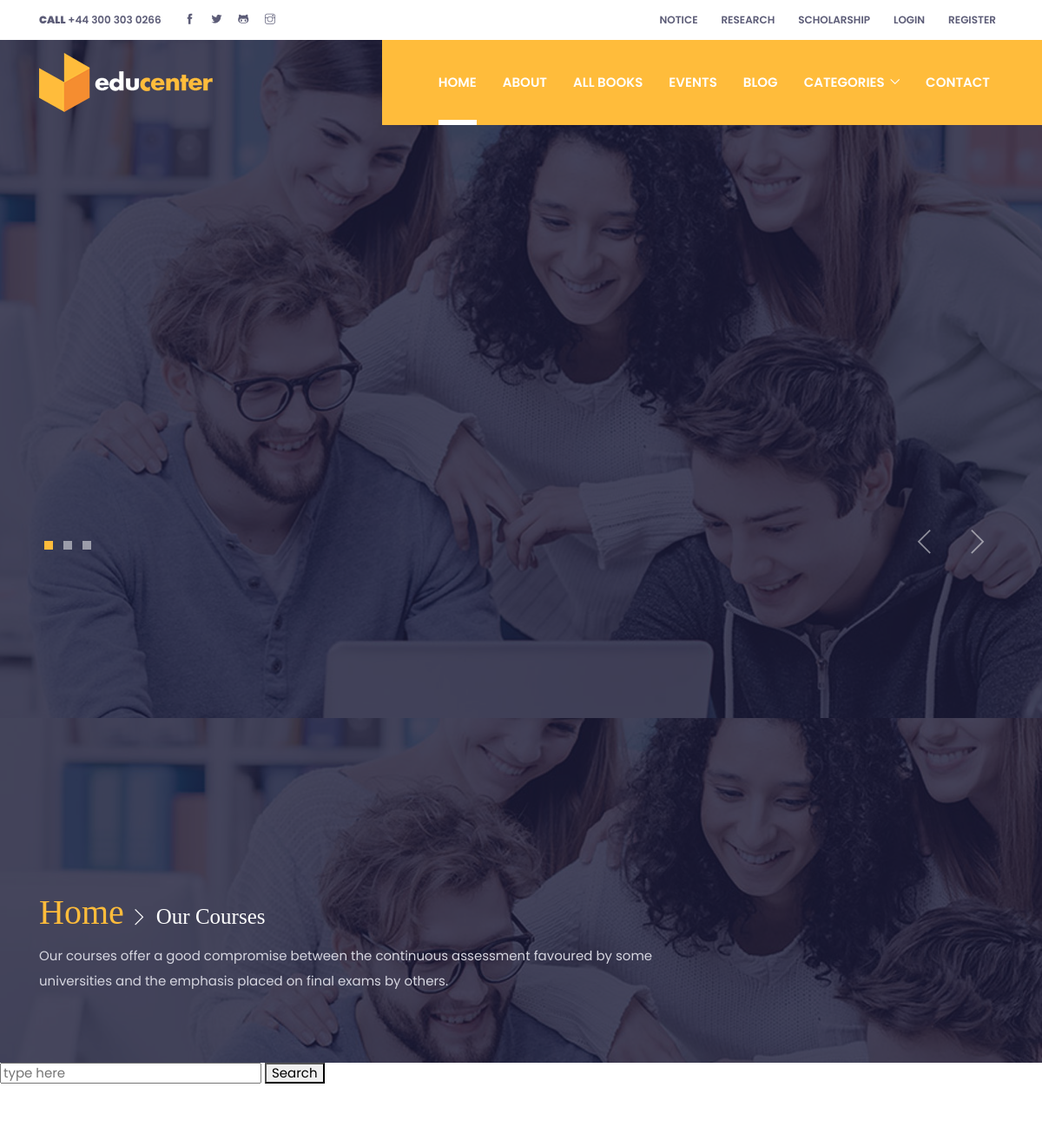
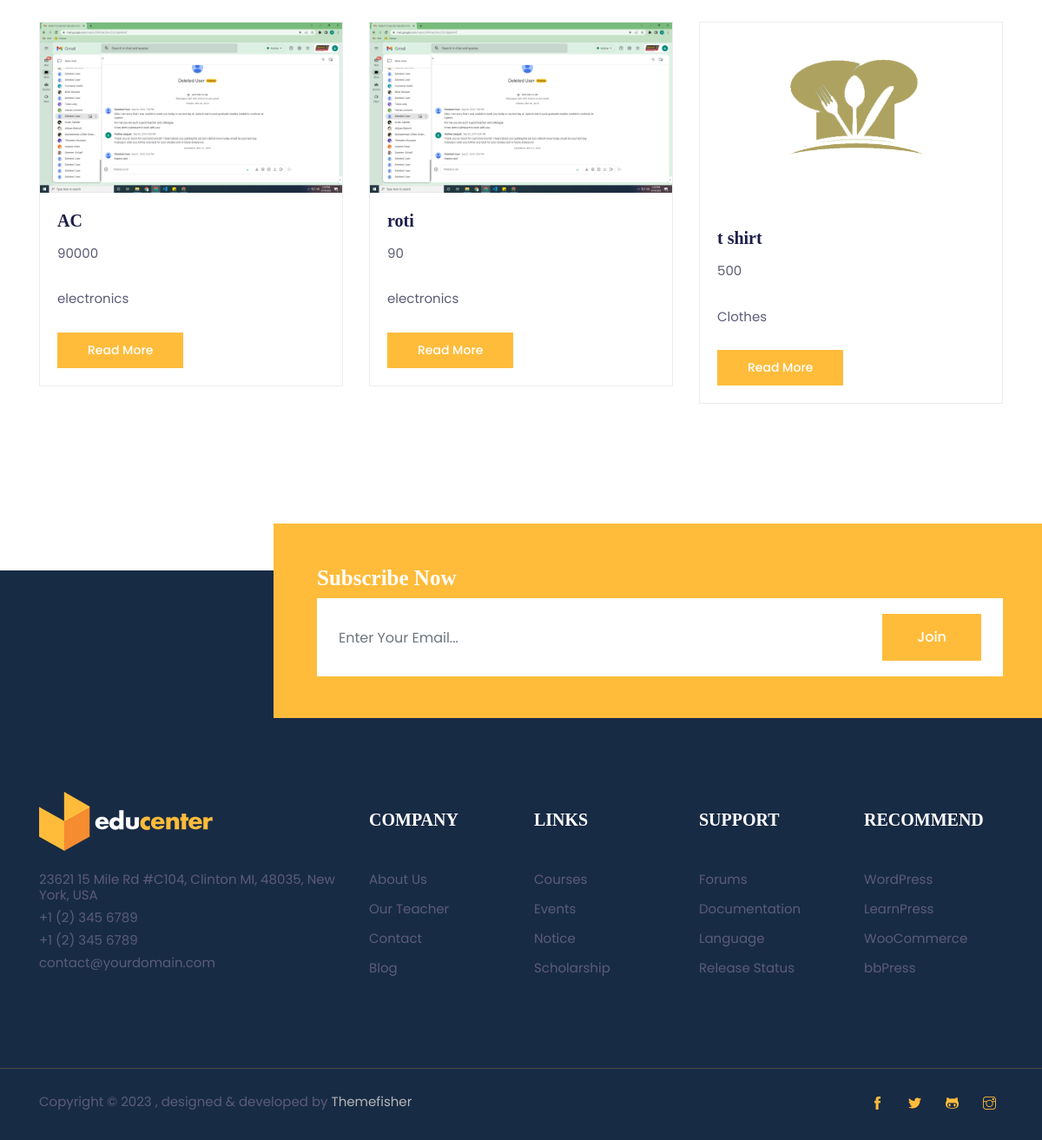
Screenshot of /User/search.php with the database file from the repository (2 pictures, top to bottom).
### tables this page shows
CREATE TABLE `products` (
  `pro_id` int(11) NOT NULL,
  `cat_id_FK` int(11) NOT NULL,
  `pro_name` varchar(20) NOT NULL,
  `pro_image` varchar(100) NOT NULL,
  `price` int(11) NOT NULL
);

CREATE TABLE `category` (
  `cat_id` int(11) NOT NULL,
  `cat_name` varchar(20) NOT NULL
);

### User/search.php (the view)
<?php include('header.php');
include('../Admin/connection.php');
if(isset($_POST['btn'])){
$text=$_POST['search'];
$q="select * from products join category on category.cat_id=products.cat_id_FK where products.pro_name like '%$text%'";
}
else{
    $q="select * from products join category on category.cat_id=products.cat_id_FK";
}
$res=mysqli_query($con,$q); ?>
<section class="page-title-section overlay" data-background="images/backgrounds/page-title.jpg">
  <div class="container">
    <div class="row">
      <div class="col-md-8">
        <ul class="list-inline custom-breadcrumb mb-2">
          <li class="list-inline-item"><a class="h2 text-primary font-secondary" href="index.html">Home</a></li>
          <li class="list-inline-item text-white h3 font-secondary nasted">Our Courses</li>
        </ul>
        <p class="text-lighten mb-0">Our courses offer a good compromise between the continuous assessment favoured by some universities and the emphasis placed on final exams by others.</p>
      </div>
    </div>
  </div>
</section>
<form action="" method="POST">
<input type="text" placeholder="type here" name="search"/>
<button type="submit" name="btn">Search</button>
</form>
<section class="section">
  <div class="container">
<div class="row justify-content-center">
<?php while($data=mysqli_fetch_assoc($res)) { ?>
  <div class="col-lg-4 col-sm-6 mb-5">
    <div class="card p-0 border-primary rounded-0 hover-shadow">
      <img class="card-img-top rounded-0" src="../Admin/<?php echo $data['pro_image'] ?>" alt="course thumb">
      <div class="card-body">
        <a href="course-single.html">
          <h4 class="card-title"><?php echo $data['pro_name'] ?></h4>
        </a>
        <p class="card-text mb-4"> <?php echo $data['price'] ?></p>
        <p class="card-text mb-4"> <?php echo $data['cat_name'] ?></p>
        <a href="book_single.php?id=<?php echo $data['pro_id'] ?>" class="btn btn-primary btn-sm">Read More</a>
      </div>
    </div>
  </div>
<?php } ?>
</div>
  </div>
</section>
<?php include('footer.php') ?>

### User/css/style.css (style rules this page uses)
body { line-height: 1.2; font-family: "Poppins", sans-serif; -webkit-font-smoothing: antialiased; font-size: 15px; color: #5c5c77; }
p, .paragraph { font-weight: 400; color: #5c5c77; font-size: 15px; line-height: 1.9; font-family: "Poppins", sans-serif; }
h1, h2, h3, h4, h5, h6 { color: #1e1e4b; font-family: "futura-bold"; font-weight: 700; line-height: 1.2; }
h2, .h2 { font-size: 40px; }
h3, .h3 { font-size: 25px; }
h4, .h4 { font-size: 20px; }
.btn { font-size: 16px; font-family: "Poppins", sans-serif; text-transform: capitalize; padding: 15px 40px; border-radius: 0; font-weight: 500; border: 0; position: relative; z-index: 1; transition: 0.2s ease; overflow: hidden; white-space: nowrap; }
.btn::before { position: absolute; content: ""; height: 80%; width: 100%; left: 0; bottom: 10%; z-index: -1; transition: transform 0.2s ease-in-out; transform-origin: top; transform: scaleY(0); }
.btn-sm { font-size: 14px; padding: 10px 35px; }
.btn-primary { color: #fff; background-color: #ffbc3b; }
.btn-primary::before { background-color: #fff; }
body { background-color: #fff; overflow-x: hidden; }
ol, ul { list-style-type: none; margin: 0px; }
img { vertical-align: middle; border: 0; }
a, a:hover, a:focus { text-decoration: none; }
a, button, select { cursor: pointer; transition: 0.2s ease; }
h4 { transition: 0.2s ease; }
.section { padding-top: 90px; padding-bottom: 90px; }
.border-primary { border-color: #ededf1 !important; }
.overlay { position: relative; }
.overlay::before { position: absolute; content: ""; height: 100%; width: 100%; top: 0; left: 0; background: #1a1a37; opacity: 0.8; }
.text-primary { color: #ffbc3b !important; }
.text-lighten { color: #d6d6e0 !important; }
.font-secondary { font-family: "futura-bold"; }
.page-title-section { padding: 200px 0 80px; }
.custom-breadcrumb li.nasted { position: relative; padding-left: 25px; }
.custom-breadcrumb li.nasted::before { position: absolute; font-family: "themify"; content: "\e649"; font-size: 20px; top: 50%; left: -5px; color: #fff; transform: translateY(-50%); }
.hover-shadow { transition: 0.3s ease; }

### rows the page displays
products: pro_image (picture), pro_name "AC", price "90000", cat_id_FK.cat_name "electronics"
products: pro_image (picture), pro_name "roti", price "90", cat_id_FK.cat_name "electronics"
products: pro_image (picture), pro_name "t shirt", price "500", cat_id_FK.cat_name "Clothes"
